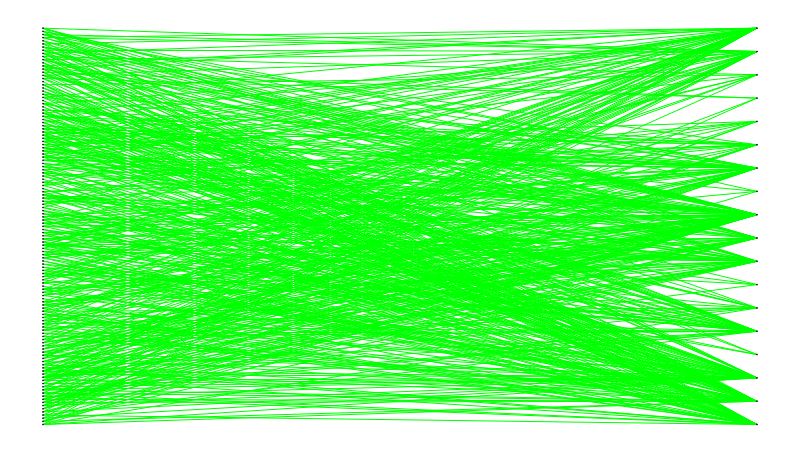

The cell this chart's notebook holds for it:
### Code cell
B.draw()

### Figure 1 — Plotly figure (JSON) as saved in the notebook; plotly's stock layout.template omitted (floating-point values rounded to 4 significant figures; data arrays with more than 128 entries replaced by an {"elided": "..."} marker saying what was removed)
{"data": [{"hoverinfo": "none", "line": {"color": "rgb(127, 127, 127)", "dash": "solid", "width": 0}, "mode": "lines", "type": "scatter", "x": [0.1241, 0.1241, null, 0, 1, null], "y": [0, 1, null, 0.5, 0.5, null]}, {"hoverinfo": "none", "line": {"color": "rgb(0, 255, 0)", "dash": "solid", "width": 1}, "mode": "lines", "type": "scatter", "x": {"elided": "1455 int values"}, "y": {"elided": "1455 float values"}}, {"hoverinfo": "text", "marker": {"color": "rgb(255, 255, 255)", "line": {"color": "rgb(0, 0, 0)", "width": 1}, "size": 1, "symbol": "circle"}, "mode": "markers", "text": {"elided": "145 str values"}, "textfont": {"color": "rgb(0, 0, 0)"}, "textposition": "middle center", "type": "scatter", "x": {"elided": "145 int values"}, "y": {"elided": "145 float values"}}, {"hoverinfo": "none", "mode": "text", "text": [], "textfont": {"color": "rgb(255, 255, 255)"}, "textposition": "middle center", "type": "scatter", "x": [], "y": []}, {"hoverinfo": "none", "mode": "text", "text": {"elided": "145 null values"}, "textfont": {"color": "rgb(0, 0, 0)"}, "textposition": "middle center", "type": "scatter", "x": {"elided": "145 int values"}, "y": {"elided": "145 float values"}}, {"hoverinfo": "none", "mode": "text", "text": {"elided": "485 null values"}, "textfont": {"color": "rgb(0, 0, 0)"}, "textposition": "middle center", "type": "scatter", "x": {"elided": "485 float values"}, "y": {"elided": "485 float values"}}, {"hoverinfo": "none", "marker": {"color": "rgba(255, 255, 255, 0)", "line": {"color": "rgba(255, 255, 255, 0)", "width": 0}, "size": 0, "symbol": "circle"}, "mode": "markers", "type": "scatter", "x": [0.5, 0, 1, 0.5], "y": [0, 0.5, 0.5, 1]}], "layout": {"height": 450, "margin": {"b": 0, "l": 0, "r": 0, "t": 0}, "plot_bgcolor": "rgb(255, 255, 255)", "showlegend": false, "width": 800, "xaxis": {"showgrid": false, "showticklabels": false, "zeroline": false}, "yaxis": {"showgrid": false, "showticklabels": false, "zeroline": false}}}
